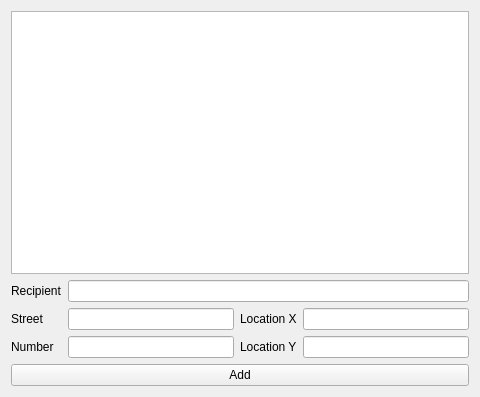
<?xml version="1.0" encoding="UTF-8"?>
<ui version="4.0">
 <class>CompanyGui</class>
 <widget class="QWidget" name="CompanyGui">
  <property name="geometry">
   <rect>
    <x>0</x>
    <y>0</y>
    <width>480</width>
    <height>397</height>
   </rect>
  </property>
  <property name="windowTitle">
   <string>CompanyGui</string>
  </property>
  <layout class="QVBoxLayout" name="verticalLayout">
   <item>
    <widget class="QListWidget" name="packagesList"/>
   </item>
   <item>
    <layout class="QGridLayout" name="gridLayout">
     <item row="0" column="0">
      <widget class="QLabel" name="recipientLabel">
       <property name="text">
        <string>Recipient</string>
       </property>
      </widget>
     </item>
     <item row="1" column="0">
      <widget class="QLabel" name="streetLabel">
       <property name="text">
        <string>Street</string>
       </property>
      </widget>
     </item>
     <item row="1" column="1">
      <widget class="QLineEdit" name="streetLine"/>
     </item>
     <item row="1" column="2">
      <widget class="QLabel" name="xLabel">
       <property name="text">
        <string>Location X</string>
       </property>
      </widget>
     </item>
     <item row="1" column="3">
      <widget class="QLineEdit" name="xLine"/>
     </item>
     <item row="2" column="0">
      <widget class="QLabel" name="numberLabel">
       <property name="text">
        <string>Number</string>
       </property>
      </widget>
     </item>
     <item row="2" column="1">
      <widget class="QLineEdit" name="numberLine"/>
     </item>
     <item row="2" column="2">
      <widget class="QLabel" name="yLlabel">
       <property name="text">
        <string>Location Y</string>
       </property>
      </widget>
     </item>
     <item row="2" column="3">
      <widget class="QLineEdit" name="yLine"/>
     </item>
     <item row="0" column="1" colspan="3">
      <widget class="QLineEdit" name="recipientLine"/>
     </item>
    </layout>
   </item>
   <item>
    <widget class="QPushButton" name="addButton">
     <property name="text">
      <string>Add</string>
     </property>
    </widget>
   </item>
  </layout>
 </widget>
 <resources/>
 <connections/>
</ui>
